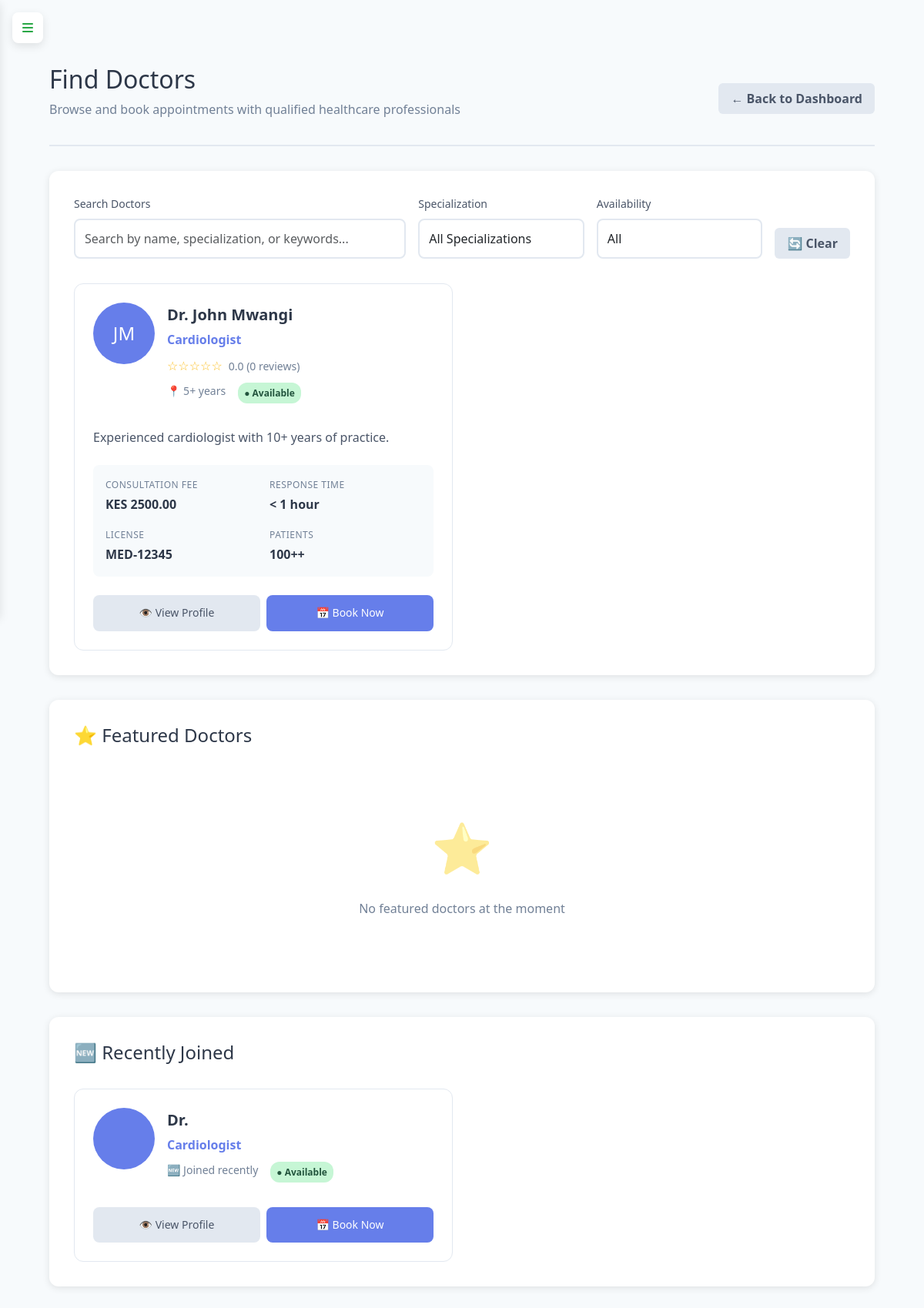
/find-doctors (signed in), run on the app's committed database.
### app.py (models this page shows, shortened)
class Doctor(db.Model):
    id = db.Column(db.Integer, primary_key=True)
    user_id = db.Column(db.Integer, db.ForeignKey('user.id', ondelete='CASCADE'), nullable=False)
    first_name = db.Column(db.String(50), nullable=False)
    last_name = db.Column(db.String(50), nullable=False)
    specialization = db.Column(db.String(100), nullable=False)
    license_number = db.Column(db.String(50), nullable=False)
    phone = db.Column(db.String(20))
    bio = db.Column(db.Text)
    consultation_fee = db.Column(db.Float, nullable=False)
    available_hours = db.Column(db.Text)
    is_available = db.Column(db.Boolean, default=True)
    timezone = db.Column(db.String(50), default='UTC')
    experience = db.Column(db.Integer, default=5)  # Years of experience
    average_rating = db.Column(db.Float, default=0.0)
    review_count = db.Column(db.Integer, default=0)
    response_time = db.Column(db.String(50), default='< 1 hour')
    patient_count = db.Column(db.Integer, default=0)
    is_featured = db.Column(db.Boolean, default=False)
    education = db.Column(db.Text)  # Educational background
    certifications = db.Column(db.Text)  # Certifications
    languages = db.Column(db.String(200), default='English, Swahili')
    created_at = db.Column(db.DateTime, default=db.func.current_timestamp())
    updated_at = db.Column(db.DateTime, default=db.func.current_timestamp(), onupdate=db.func.current_timestamp())
    appointments = db.relationship('Appointment', backref='doctor', lazy=True, cascade='all, delete-orphan')

### app.py (the view)
@app.route('/find-doctors')
@login_required
def find_doctors():
    try:
        doctors = Doctor.query.filter_by(is_available=True).all()
    except Exception as e:
        print(f"Error fetching doctors: {e}")
        doctors = []
    for doctor in doctors:
        doctor.first_name = doctor.first_name or ''
        doctor.last_name = doctor.last_name or ''
        doctor.specialization = doctor.specialization or 'General Practitioner'
        doctor.consultation_fee = getattr(doctor, 'consultation_fee', 0.0) or 0.0
        doctor.bio = doctor.bio or ''
        if not hasattr(doctor, 'experience'):
            doctor.experience = '5'  # Default value
        if not hasattr(doctor, 'average_rating'):
            doctor.average_rating = 0.0
        if not hasattr(doctor, 'review_count'):
            doctor.review_count = 0
        if not hasattr(doctor, 'response_time'):
            doctor.response_time = '< 1 hour'
        if not hasattr(doctor, 'patient_count'):
            doctor.patient_count = '100+'
        if not hasattr(doctor, 'is_featured'):
            doctor.is_featured = False
    return render_template('find_doctors.html', doctors=doctors)

### app.py (called while the page is built)
def generate_stars(rating):
    full_stars = int(rating)
    half_star = 1 if rating - full_stars >= 0.5 else 0
    empty_stars = 5 - full_stars - half_star
    stars = '★' * full_stars
    if half_star:
        stars += '½'
    stars += '☆' * empty_stars
    return f'<span style="color: #fbbf24;">{stars}</span>'

@login_manager.user_loader
def load_user(user_id):
    return db.session.get(User, int(user_id))

@app.context_processor
def utility_processor():
    return {
        'get_current_time': get_current_time,
        'format_datetime': format_datetime,
        'get_user_timezone': get_user_timezone,
        'convert_to_user_timezone': convert_to_user_timezone,
        'datetime': datetime  # Add this line
    }

@app.context_processor
def inject_user_role():
    return {
        'current_user_role': current_user.role if current_user.is_authenticated else None
    }

### templates/find_doctors.html (shortened to what this page needs)
{% extends "base.html" %}
{% block content %}
<div class="main-content">
    <div class="header">
        <div class="welcome-message">
            <h1>Find Doctors</h1>
            <p>Browse and book appointments with qualified healthcare professionals</p>
        </div>
        <div class="user-menu">
            <a href="{{ url_for('patient_dashboard') }}" class="btn btn-secondary">
                ← Back to Dashboard
            </a>
        </div>
    </div>
    <section class="section">
        <div class="search-filter-container">
            <div class="form-group">
                <label for="searchDoctors">Search Doctors</label>
                <input type="text" id="searchDoctors" class="form-control"
                       placeholder="Search by name, specialization, or keywords...">
            </div>
            <div class="form-group">
                <label for="specializationFilter">Specialization</label>
                <select id="specializationFilter" class="form-control">
                    <option value="">All Specializations</option>
                </select>
            </div>
            <div class="form-group">
                <label for="availabilityFilter">Availability</label>
                <select id="availabilityFilter" class="form-control">
                    <option value="">All</option>
                </select>
            </div>
            <div>
                <button class="btn btn-secondary" onclick="clearFilters()" style="white-space: nowrap;">
                    🔄 Clear
                </button>
            </div>
        </div>
        <div class="doctors-grid" id="doctorsGrid">
            {% for doctor in doctors %}
            <div class="doctor-card {% if doctor.is_featured %}featured{% endif %}"
                 data-specialization="{{ doctor.specialization }}"
                 data-name="{{ doctor.first_name }} {{ doctor.last_name }}"
                 data-availability="{{ 'available' if doctor.is_available else 'offline' }}"
                 data-rating="{{ doctor.average_rating or 0 }}">
                <div class="doctor-header">
                    <div class="doctor-avatar">
                        {{ doctor.first_name[0] if doctor.first_name }}{{ doctor.last_name[0] if doctor.last_name }}
                    </div>
                    <div class="doctor-info">
                        <div class="doctor-name">Dr. {{ doctor.first_name }} {{ doctor.last_name }}</div>
                        <div class="doctor-specialization">{{ doctor.specialization }}</div>
                        <div class="doctor-rating">
                            <div class="stars">
                                {{ generate_stars(doctor.average_rating or 0)|safe }}
                            </div>
                            <span class="rating-text">
                                {{ "%.1f"|format(doctor.average_rating or 0) }} ({{ doctor.review_count or 0 }} reviews)
                            </span>
                        </div>
                        <div class="doctor-meta">
                            <span>📍 {{ doctor.experience or '5' }}+ years</span>
                            <span class="availability-badge {% if doctor.is_available %}availability-online{% else %}availability-offline{% endif %}">
                                ● {{ 'Available' if doctor.is_available else 'Offline' }}
                            </span>
                        </div>
                    </div>
                </div>
                {% if doctor.bio %}
                <div class="doctor-bio">
                    {{ doctor.bio|truncate(150) }}
                </div>
                {% endif %}
                <div class="doctor-details">
                    <div class="detail-item">
                        <span class="detail-label">Consultation Fee</span>
                        <span class="detail-value">KES {{ "%.2f"|format(doctor.consultation_fee) }}</span>
                    </div>
                    <div class="detail-item">
                        <span class="detail-label">Response Time</span>
                        <span class="detail-value">{{ doctor.response_time or '< 1 hour' }}</span>
                    </div>
                    <div class="detail-item">
                        <span class="detail-label">License</span>
                        <span class="detail-value">{{ doctor.license_number or 'Verified' }}</span>
                    </div>
                    <div class="detail-item">
                        <span class="detail-label">Patients</span>
                        <span class="detail-value">{{ doctor.patient_count or '100+' }}+</span>
                    </div>
                </div>
                <div class="doctor-actions">
                    <button class="action-btn secondary" onclick="viewDoctorDetails({{ doctor.id }})">
                        👁️ View Profile
                    </button>
                    {% if doctor.is_available %}
                    <button class="action-btn primary" onclick="bookAppointment({{ doctor.id }})">
                        📅 Book Now
                    </button>
                    {% else %}
                    <button class="action-btn" disabled>
                        ⏳ Unavailable
                    </button>
                    {% endif %}
                </div>
            </div>
            {% endfor %}
        </div>
    </section>
    <section class="section">
        <div class="section-header">
            <h2>⭐ Featured Doctors</h2>
        </div>
        <div class="doctors-grid" id="featuredDoctorsGrid">
        </div>
    </section>
    <section class="section">
        <div class="section-header">
            <h2>🆕 Recently Joined</h2>
        </div>
        <div class="doctors-grid" id="recentDoctorsGrid">
        </div>
    </section>
</div>
{% endblock %}

### templates/base.html (style rules this page uses)
:root { --sidebar-width: 260px; --primary-color: #667eea; --primary-dark: #5a6fd8; --secondary-color: #764ba2; --bg-light: #f7fafc; --text-dark: #2d3748; --text-light: #718096; --white: #ffffff; --header-height: 70px; --transition-speed: 0.3s; --shadow: 0 4px 12px rgba(0, 0, 0, 0.1); --radius: 8px; --hamburger-red: #dc3545; --hamburger-green: #28a745; }
body { background-color: var(--bg-light); font-family: 'Segoe UI', Tahoma, Geneva, Verdana, sans-serif; line-height: 1.6; color: var(--text-dark); padding-top: 20px; }
.main-content { margin-left: 0; transition: margin var(--transition-speed) ease; min-height: 100vh; padding: 1rem; width: 100%; }
.btn { border-radius: var(--radius); padding: 0.75rem 1.5rem; font-weight: 500; transition: all 0.3s; }

### templates/find_doctors.html (style rules this page uses)
.main-content { padding: 2rem; }
.header { display: flex; justify-content: space-between; align-items: center; margin-bottom: 2rem; padding-bottom: 1rem; border-bottom: 2px solid #e2e8f0; }
.welcome-message h1 { font-size: 2rem; color: #2d3748; margin-bottom: 0.5rem; }
.welcome-message p { color: #718096; }
.btn { padding: 0.5rem 1rem; border: none; border-radius: 6px; font-weight: 600; cursor: pointer; transition: all 0.3s; text-decoration: none; display: inline-flex; align-items: center; gap: 0.5rem; }
.btn-secondary { background: #e2e8f0; color: #4a5568; }
.section { background: white; border-radius: 12px; padding: 2rem; margin-bottom: 2rem; box-shadow: 0 2px 10px rgba(0,0,0,0.1); }
.section-header { display: flex; justify-content: space-between; align-items: center; margin-bottom: 1.5rem; }
.section-header h2 { font-size: 1.5rem; color: #2d3748; }
.search-filter-container { display: grid; grid-template-columns: 2fr 1fr 1fr auto; gap: 1rem; margin-bottom: 2rem; align-items: end; }
.form-group { margin-bottom: 0; }
.form-group label { display: block; margin-bottom: 0.5rem; color: #4a5568; font-weight: 500; font-size: 0.875rem; }
.form-control { width: 100%; padding: 0.75rem; border: 2px solid #e2e8f0; border-radius: 8px; font-size: 1rem; transition: border-color 0.3s; }
.doctors-grid { display: grid; grid-template-columns: repeat(auto-fill, minmax(350px, 1fr)); gap: 1.5rem; }
.doctor-card { background: white; border: 1px solid #e2e8f0; border-radius: 12px; padding: 1.5rem; transition: all 0.3s; position: relative; }
.doctor-header { display: flex; gap: 1rem; margin-bottom: 1rem; }
.doctor-avatar { width: 80px; height: 80px; border-radius: 50%; background: #667eea; display: flex; align-items: center; justify-content: center; font-size: 1.5rem; color: white; flex-shrink: 0; }
.doctor-info { flex-grow: 1; }
.doctor-name { font-size: 1.25rem; font-weight: 600; color: #2d3748; margin-bottom: 0.25rem; }
.doctor-specialization { color: #667eea; font-weight: 600; margin-bottom: 0.5rem; }
.doctor-rating { display: flex; align-items: center; gap: 0.5rem; margin-bottom: 0.5rem; }
.stars { color: #fbbf24; }
.rating-text { color: #718096; font-size: 0.875rem; }
.doctor-meta { display: flex; gap: 1rem; font-size: 0.875rem; color: #718096; margin-bottom: 1rem; }
.doctor-bio { color: #4a5568; line-height: 1.5; margin-bottom: 1.5rem; display: -webkit-box; -webkit-line-clamp: 3; -webkit-box-orient: vertical; overflow: hidden; }
.doctor-details { display: grid; grid-template-columns: 1fr 1fr; gap: 1rem; margin-bottom: 1.5rem; padding: 1rem; background: #f7fafc; border-radius: 8px; }
.detail-item { display: flex; flex-direction: column; gap: 0.25rem; }
.detail-label { font-size: 0.75rem; color: #718096; text-transform: uppercase; letter-spacing: 0.5px; }
.detail-value { font-weight: 600; color: #2d3748; }
.doctor-actions { display: flex; gap: 0.5rem; }
.action-btn { padding: 0.75rem 1rem; border: none; border-radius: 8px; font-size: 0.875rem; cursor: pointer; transition: all 0.3s; text-decoration: none; display: inline-flex; align-items: center; gap: 0.5rem; flex: 1; justify-content: center; }
.action-btn.primary { background: #667eea; color: white; }
.action-btn.secondary { background: #e2e8f0; color: #4a5568; }
.availability-badge { display: inline-flex; align-items: center; gap: 0.25rem; padding: 0.25rem 0.5rem; border-radius: 12px; font-size: 0.75rem; font-weight: 600; }
.availability-online { background: #c6f6d5; color: #22543d; }

### data on the page
Doctor: first_name "J", last_name "M", first_name "John", last_name "Mwangi", specialization "Cardiologist", average_rating "☆☆☆☆☆", average_rating "0.0", review_count "0", experience "5", is_available "Available", bio "Experienced cardiologist with 10+ years of practice.", consultation_fee "2500.00", response_time "< 1 hour", license_number "MED-12345", patient_count "100+"
